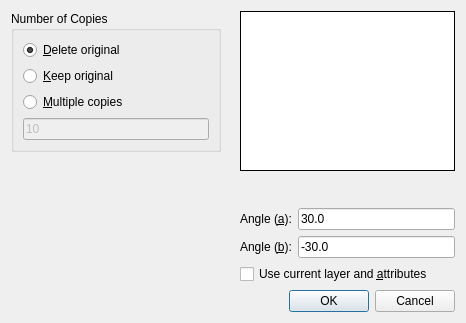
<?xml version="1.0" encoding="UTF-8"?>
<ui version="4.0">
 <class>Rotate2Options</class>
 <widget class="QDialog" name="Rotate2Options">
  <property name="geometry">
   <rect>
    <x>0</x>
    <y>0</y>
    <width>466</width>
    <height>323</height>
   </rect>
  </property>
  <property name="windowTitle">
   <string>Rotate Two Options</string>
  </property>
  <layout class="QVBoxLayout" name="verticalLayout_4">
   <item>
    <layout class="QHBoxLayout" name="horizontalLayout">
     <item>
      <layout class="QVBoxLayout" name="verticalLayout_3">
       <item>
        <widget class="QGroupBox" name="Mode">
         <property name="title">
          <string>Number of Copies</string>
         </property>
         <layout class="QVBoxLayout" name="verticalLayout">
          <item>
           <widget class="QRadioButton" name="DeleteOriginal">
            <property name="text">
             <string>&amp;Delete original</string>
            </property>
            <property name="checked">
             <bool>true</bool>
            </property>
           </widget>
          </item>
          <item>
           <widget class="QRadioButton" name="KeepOriginal">
            <property name="text">
             <string>&amp;Keep original</string>
            </property>
           </widget>
          </item>
          <item>
           <widget class="QRadioButton" name="MultipleCopies">
            <property name="text">
             <string>&amp;Multiple copies</string>
            </property>
           </widget>
          </item>
          <item>
           <widget class="RMathLineEdit" name="NumberOfCopies">
            <property name="enabled">
             <bool>false</bool>
            </property>
            <property name="text">
             <string notr="true">10</string>
            </property>
            <property name="angle" stdset="0">
             <bool>false</bool>
            </property>
           </widget>
          </item>
         </layout>
        </widget>
       </item>
       <item>
        <spacer name="verticalSpacer">
         <property name="orientation">
          <enum>Qt::Vertical</enum>
         </property>
         <property name="sizeHint" stdset="0">
          <size>
           <width>20</width>
           <height>20</height>
          </size>
         </property>
        </spacer>
       </item>
      </layout>
     </item>
     <item>
      <spacer name="horizontalSpacer">
       <property name="orientation">
        <enum>Qt::Horizontal</enum>
       </property>
       <property name="sizeType">
        <enum>QSizePolicy::Maximum</enum>
       </property>
       <property name="sizeHint" stdset="0">
        <size>
         <width>13</width>
         <height>20</height>
        </size>
       </property>
      </spacer>
     </item>
     <item>
      <layout class="QVBoxLayout" name="verticalLayout_2">
       <item>
        <widget class="QToolButton" name="toolButton">
         <property name="minimumSize">
          <size>
           <width>210</width>
           <height>155</height>
          </size>
         </property>
         <property name="styleSheet">
          <string notr="true">border: 1px inset; background-color: rgb(255, 255, 255);</string>
         </property>
         <property name="icon">
          <iconset>
           <normaloff>Rotate2Dialog.svg</normaloff>Rotate2Dialog.svg</iconset>
         </property>
         <property name="iconSize">
          <size>
           <width>210</width>
           <height>155</height>
          </size>
         </property>
        </widget>
       </item>
       <item>
        <spacer name="verticalSpacer_2">
         <property name="orientation">
          <enum>Qt::Vertical</enum>
         </property>
         <property name="sizeHint" stdset="0">
          <size>
           <width>20</width>
           <height>13</height>
          </size>
         </property>
        </spacer>
       </item>
       <item>
        <layout class="QFormLayout" name="formLayout">
         <item row="0" column="0">
          <widget class="QLabel" name="label_2">
           <property name="text">
            <string>Angle (&amp;a):</string>
           </property>
           <property name="buddy">
            <cstring>PrimaryAngle</cstring>
           </property>
          </widget>
         </item>
         <item row="0" column="1">
          <widget class="RMathLineEdit" name="PrimaryAngle">
           <property name="text">
            <string notr="true">30.0</string>
           </property>
           <property name="angle" stdset="0">
            <bool>true</bool>
           </property>
          </widget>
         </item>
         <item row="1" column="0">
          <widget class="QLabel" name="label_3">
           <property name="text">
            <string>Angle (&amp;b):</string>
           </property>
           <property name="buddy">
            <cstring>SecondaryAngle</cstring>
           </property>
          </widget>
         </item>
         <item row="1" column="1">
          <widget class="RMathLineEdit" name="SecondaryAngle">
           <property name="text">
            <string notr="true">-30.0</string>
           </property>
           <property name="angle" stdset="0">
            <bool>true</bool>
           </property>
          </widget>
         </item>
        </layout>
       </item>
       <item>
        <widget class="QCheckBox" name="UseCurrentAttributes">
         <property name="text">
          <string>Use current layer and &amp;attributes</string>
         </property>
        </widget>
       </item>
      </layout>
     </item>
    </layout>
   </item>
   <item>
    <widget class="QDialogButtonBox" name="buttonBox">
     <property name="orientation">
      <enum>Qt::Horizontal</enum>
     </property>
     <property name="standardButtons">
      <set>QDialogButtonBox::Cancel|QDialogButtonBox::Ok</set>
     </property>
    </widget>
   </item>
  </layout>
 </widget>
 <customwidgets>
  <customwidget>
   <class>RMathLineEdit</class>
   <extends>QLineEdit</extends>
   <header>RMathLineEdit.h</header>
  </customwidget>
 </customwidgets>
 <tabstops>
  <tabstop>DeleteOriginal</tabstop>
  <tabstop>KeepOriginal</tabstop>
  <tabstop>MultipleCopies</tabstop>
  <tabstop>NumberOfCopies</tabstop>
  <tabstop>PrimaryAngle</tabstop>
  <tabstop>SecondaryAngle</tabstop>
  <tabstop>UseCurrentAttributes</tabstop>
  <tabstop>buttonBox</tabstop>
 </tabstops>
 <resources/>
 <connections>
  <connection>
   <sender>buttonBox</sender>
   <signal>accepted()</signal>
   <receiver>Rotate2Options</receiver>
   <slot>accept()</slot>
   <hints>
    <hint type="sourcelabel">
     <x>248</x>
     <y>254</y>
    </hint>
    <hint type="destinationlabel">
     <x>157</x>
     <y>274</y>
    </hint>
   </hints>
  </connection>
  <connection>
   <sender>buttonBox</sender>
   <signal>rejected()</signal>
   <receiver>Rotate2Options</receiver>
   <slot>reject()</slot>
   <hints>
    <hint type="sourcelabel">
     <x>316</x>
     <y>260</y>
    </hint>
    <hint type="destinationlabel">
     <x>286</x>
     <y>274</y>
    </hint>
   </hints>
  </connection>
  <connection>
   <sender>MultipleCopies</sender>
   <signal>toggled(bool)</signal>
   <receiver>NumberOfCopies</receiver>
   <slot>setEnabled(bool)</slot>
   <hints>
    <hint type="sourcelabel">
     <x>122</x>
     <y>86</y>
    </hint>
    <hint type="destinationlabel">
     <x>122</x>
     <y>113</y>
    </hint>
   </hints>
  </connection>
 </connections>
</ui>
